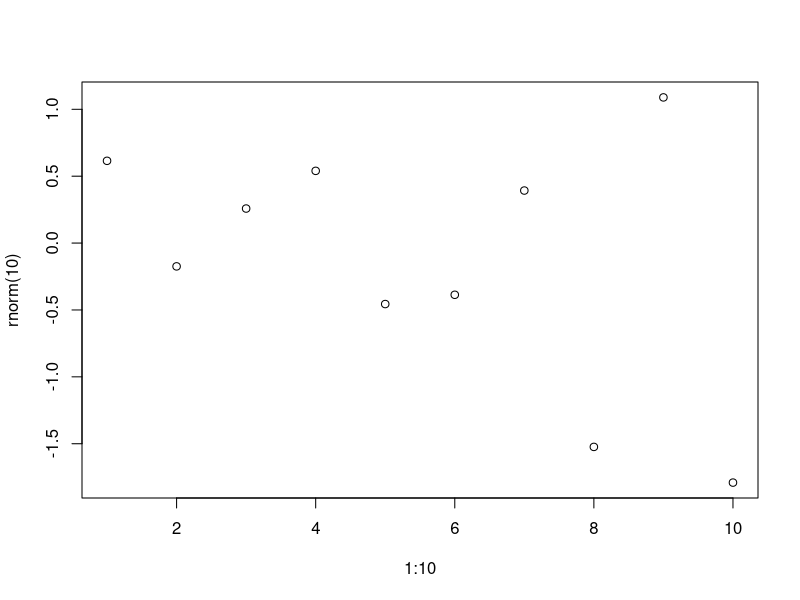

This figure's R source:
## ---- chunk 1
#| fig-cap: Simple demo R plot 
#| lightbox:
#|   group: r-graph
#|   description: This is 1 to 10 plot
plot(1:10, rnorm(10))
